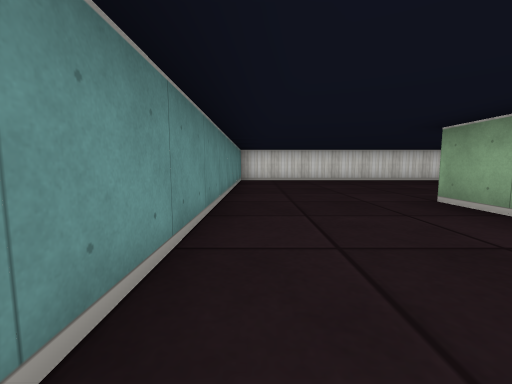
View 1 (above)

17 first-person views from a walk through a cub3D maze. The camera is about half as high as the walls, tilts 6° down and sees 90° across. The floor is counted in squares. Each view is taken from the middle of a square. On the plan, view 1 faces up. The plan holds only what a view shows up to about 9 squares ahead; the rest is blank.

View 2
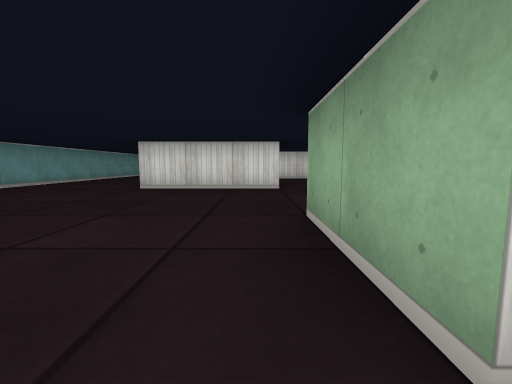

View 3
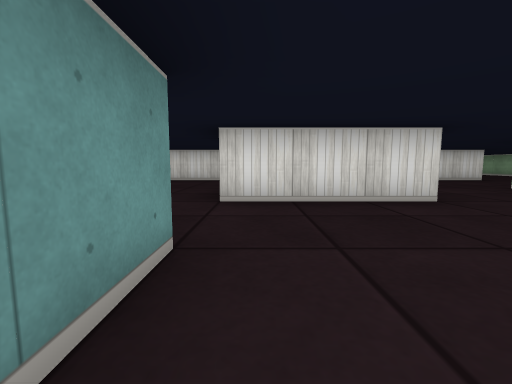

View 4
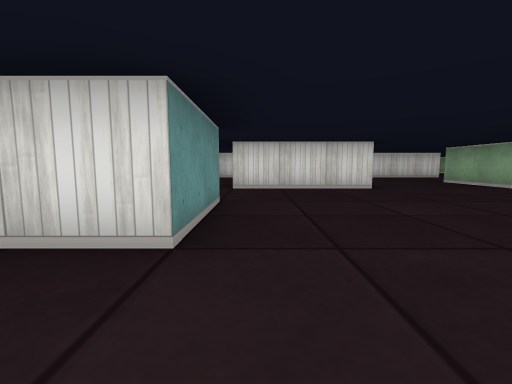

View 5
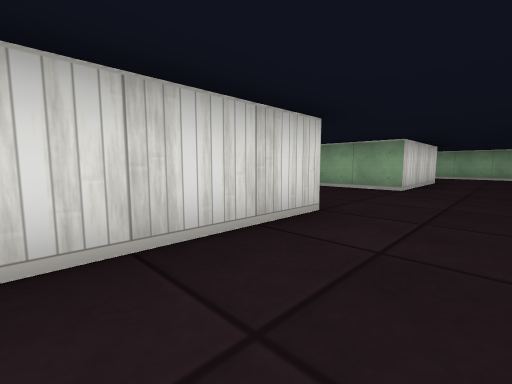

View 6
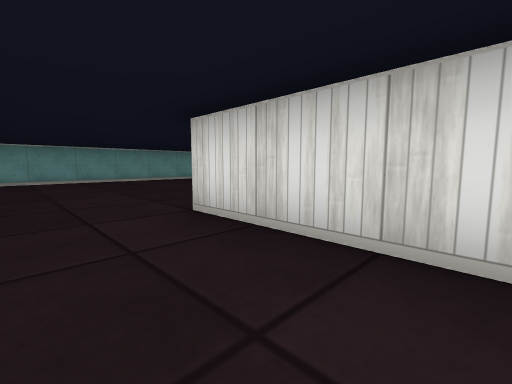

View 7
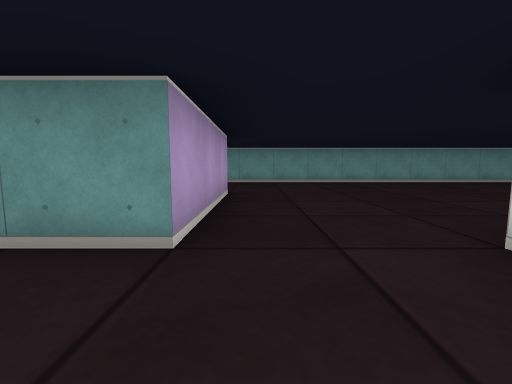

View 8
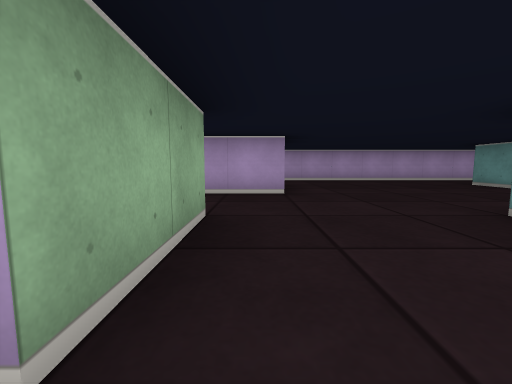

View 9
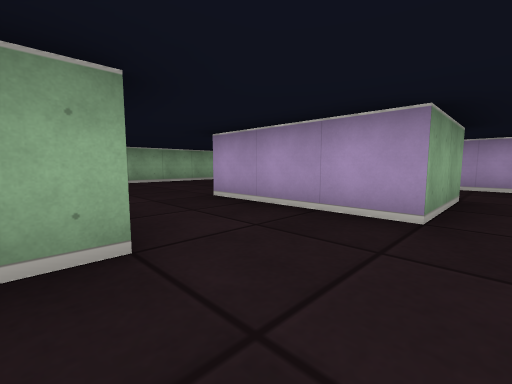

View 10
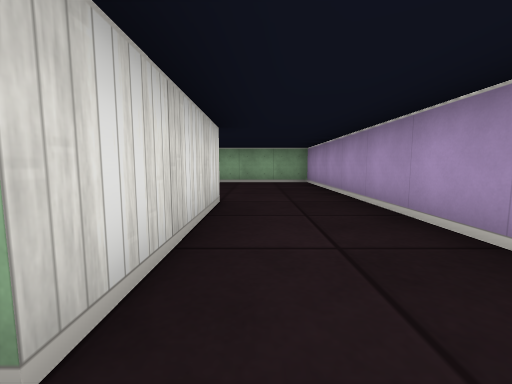

View 11
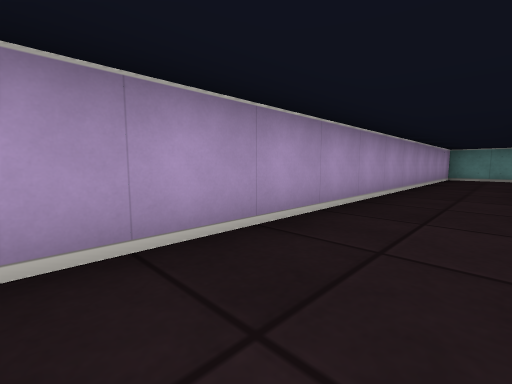

View 12
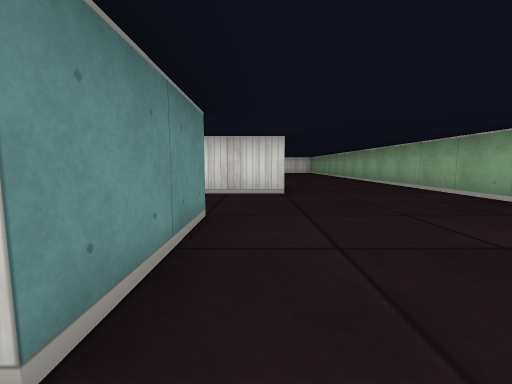

View 13
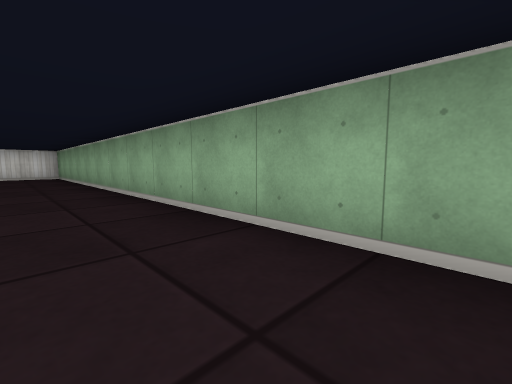

View 14
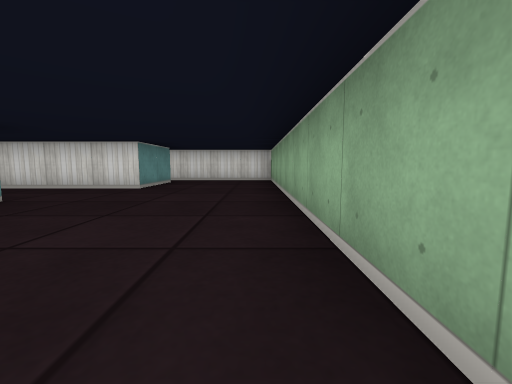

View 15
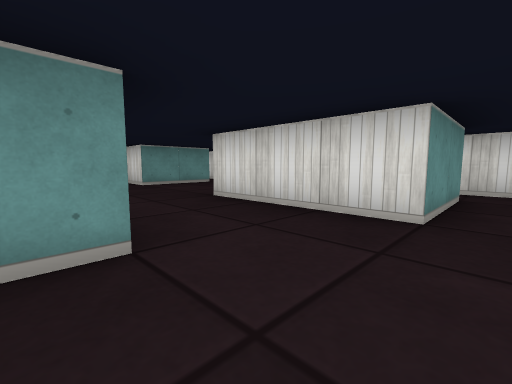

View 16
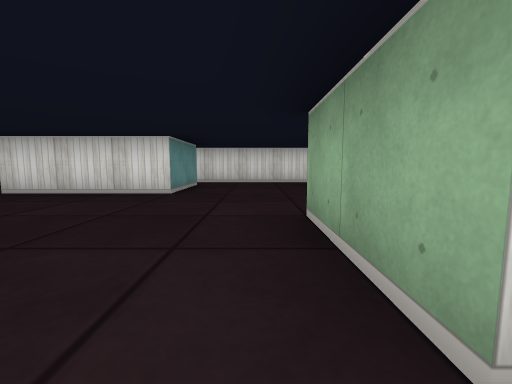

View 17
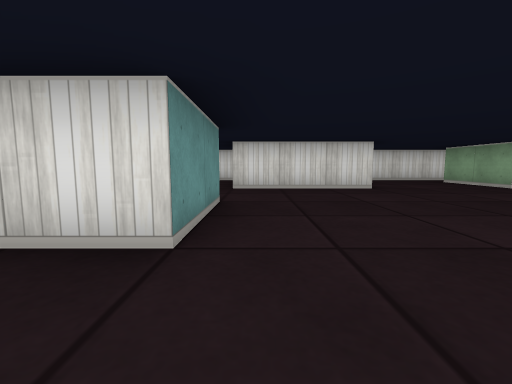

### Floor plan
Points are (right, up) in squares from view 1. A wall is a line through its corners. A room is listed if a view was taken in it or the views show most of it. See-through windows are left out.
Room 1 (views 1, 2, 3, 4, 5, 6, 7, 8, 9, 10, 11, 12, 13, 14, 15, 16, 17)
walls: (8.6, -3.5) (5.5, -3.5) (5.5, -1.5); (5.5, 3.5) (5.5, 1.5) (2.5, 1.5); (10.5, -5.5) (13.5, -5.5) (13.5, -7.5) (10.5, -7.5) (10.5, -5.5); (13.6, 1.5) (10.5, 1.5) (10.5, 3.5); (2.5, 2.4) (2.5, 3.5); (14.6, -3.5) (11.5, -3.5) (11.5, -1.4); (2.5, -5.5) (5.5, -5.5) (5.5, -7.5) (4.4, -7.5); (13.5, 3.6) (13.5, 2.9); (8.5, 7.6) (8.5, 5.5) (5.5, 5.5); (6.1, 8.5) (-0.5, 8.5) (-0.5, -5.9); (12.2, 8.5) (8.2, 8.5); (14.5, 7.5) (14.5, 5.5) (11.5, 5.5) (11.5, 7.5); (-0.5, -8) (-0.5, -9.5) (17.5, -9.5) (17.5, 8.5) (14.1, 8.5)

Where each view was taken, in squares from view 1:
view 1: 0 up, 0 right, facing up
view 2: 4 down, 5 right, facing up
view 3: 7 down, 6 right, facing up
view 4: 9 down, 6 right, facing up
view 5: 5 down, 6 right, facing up-right
view 6: 5 down, 8 right, facing up-left
view 7: 5 down, 7 right, facing left
view 8: 1 down, 11 right, facing down
view 9: 3 down, 10 right, facing down-right
view 10: 8 down, 10 right, facing right
view 11: 8 down, 10 right, facing down-left
view 12: 8 down, 14 right, facing up
view 13: 3 down, 16 right, facing up-right
view 14: 0 up, 17 right, facing up
view 15: 3 up, 15 right, facing up-left
view 16: 1 up, 10 right, facing up
view 17: 0 up, 6 right, facing up
